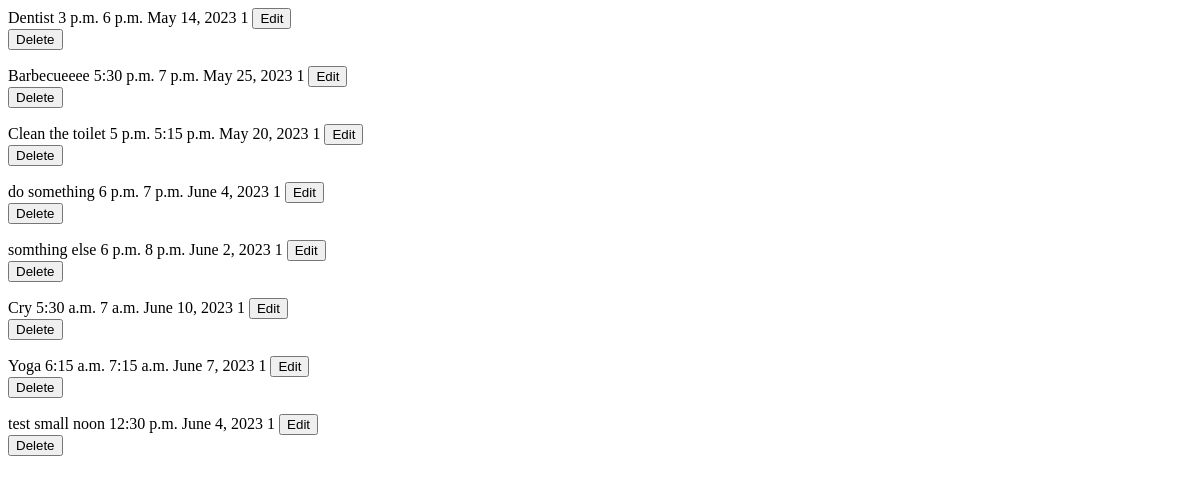
Page /appointment on the earlier database version.
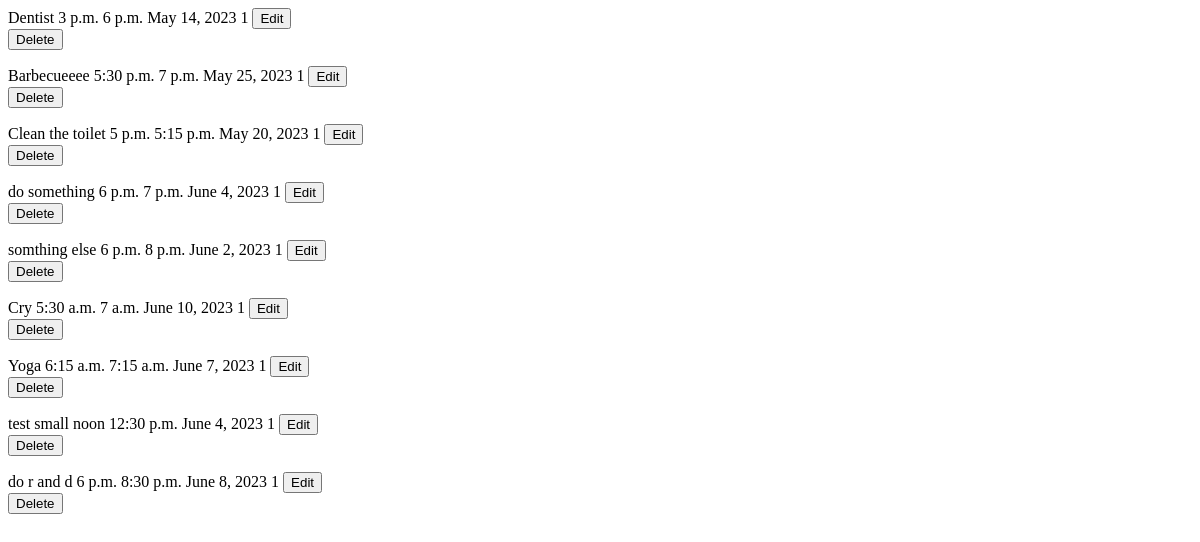
Same page on the later database version.
### playground/models.py (models this page shows)
class Appointment(models.Model):
    name = models.CharField(max_length=50)
    start_time = models.TimeField()
    end_time = models.TimeField()
    date = models.DateField()
    repetition = models.PositiveSmallIntegerField(choices=(
        (1,"Never"),
        (2,"Every day"),
        (3,"Every Week"),
        (4,"Once a month"),
    ))

### playground/views.py (the view)
# urls.py: path('appointment', views.appointment_list, name='appointment_list'),#Appointment
def appointment_list(request):
    return render(request, 'appointment_list.html', {
        'appointment_list': Appointment.objects.all(),
    })

### playground/templates/appointment_list.html (shortened to what this page needs)
{% for appointment in appointment_list %}
<tr id="appointment-{{ appointment.pk }}" class="appointment-row">
  <td>{{ appointment.name }}</td>
  <td>{{ appointment.start_time }}</td>
  <td>{{ appointment.end_time }}</td>
  <td>{{ appointment.date }}</td>
  <td>{{ appointment.repetition}}</td>
  <td>
    <button class="btn btn-primary btn-sm" hx-get="{% url 'edit_appointment' pk=appointment.pk %}" hx-target="#dialog">Edit</button>
  </td>
  <td>
    <form hx-post="{% url 'remove_appointment' pk=appointment.id %}" hx-swap="outerHTML" hx-target="#appointment-{{ appointment.id }}">
        <button type="submit" class="btn btn-danger btn-sm">Delete</button>
    </form>
</td>
</tr>
{% endfor %}

Differences in the rows shown:
added Appointment: name "do r and d", start_time "6 p.m.", end_time "8:30 p.m.", date "June 8, 2023", repetition "1"
